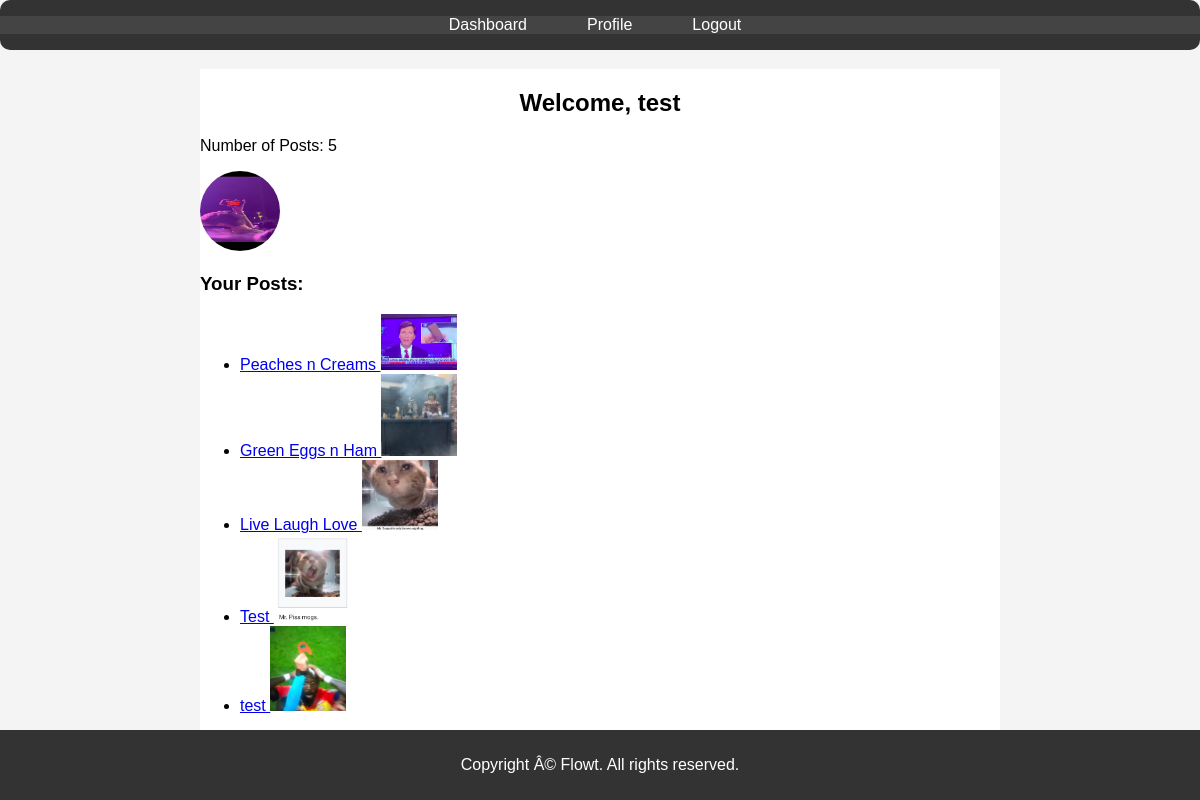
Page /account (signed in) on the earlier database version.
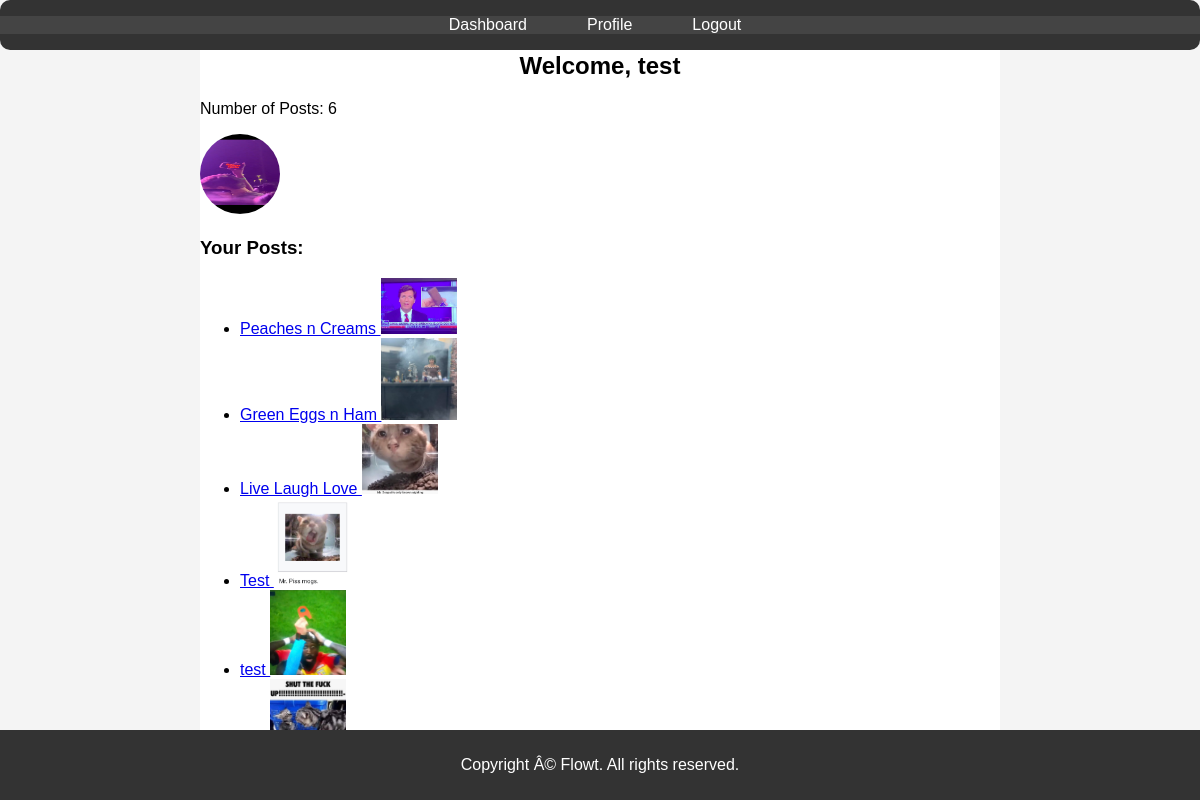
Same page on the later database version.
### FProj/backend.py (models this page shows, shortened)
class User(UserMixin, db.Model):
    id = db.Column(db.Integer, primary_key=True, autoincrement=True)
    username = db.Column(db.String(100), unique=True, nullable=False)
    password = db.Column(db.String(100), nullable=False)
    numPost = db.Column(db.Integer, default=0)
    profile_picture = db.Column(db.String(255))
    followers = db.Column(db.Integer, default=0, nullable=False)
    following = db.Column(db.Integer, default=0, nullable=False)
    following_relationships = db.relationship("UserFollowing", foreign_keys='UserFollowing.user_id', backref='user')

class Post(db.Model):
    id = db.Column(db.Integer, primary_key = True, autoincrement = True)
    title = db.Column(db.String, nullable = False)
    description = db.Column(db.String, nullable = False)
    ingredients = db.Column(db.String, nullable = False)
    label = db.Column(db.String(), nullable = False)
    picture = db.Column(db.String(), nullable = False)
    upvote = db.Column(db.Integer, default = 0, nullable = False)
    user_id = db.Column(db.Integer, db.ForeignKey('user.id'), nullable=False)
    user = db.relationship('User', backref=db.backref('posts', lazy=True))

### FProj/backend.py (the view)
@app.route('/account')
@login_required
def account():
    posts = current_user.posts
    num_posts = len(posts)
    return render_template('account.html', posts=posts, num_posts=num_posts)

### FProj/backend.py (called while the page is built)
@login_manager.user_loader
def load_user(user_id):
    return User.query.get(int(user_id))

### FProj/templates/account.html (shortened to what this page needs)
<!DOCTYPE html>
<html lang="en">
<head>
    <link rel="stylesheet" type="text/css" href="{{ url_for('static', filename='login.css') }}">
</head>
<body class="account-page">
    <header class="account-header">
        <nav class="account-nav">
            <ul>
                <li><a onclick="window.location.href='/main'">Dashboard</a></li>
                <li><a onclick="window.location.href='/account'">Profile</a></li>
                <li><a onclick="window.location.href='/login'">Logout</a></li>
            </ul>
        </nav>
    </header>
    <div class="container" style="background-color: white">
        <div class="user-info">
            <h2>Welcome, {{ current_user.username }}</h2>
            <p>Number of Posts: {{ num_posts }}</p>
            {% if current_user.profile_picture %}
                <img style="border-radius: 50px; width: 80px; height: 80px" src="{{ url_for('static', filename=current_user.profile_picture) }}">
            {% else %}
            <form action="/upload_profile_picture" method="POST" enctype="multipart/form-data">
                <input type="file" name="file" required>
                <button type="submit"> Submit </button>
            </form>
            {% endif %}
        </div>
        <div class="user-posts">
            <h3>Your Posts:</h3>
            <ul>
                {% for post in current_user.posts %}
                    <li>
                        <a href="{{ url_for('viewPost', post_id=post.id) }}">
                            {{ post.title }}
                        </a>
                        <img style="width: 10%; height: 10%"src="{{ url_for('static', filename=post.picture) }}" alt="Post Picture">
                    </li>
                {% endfor %}
            </ul>
        </div>
    </div>
    <footer class="account-footer">
        <p>Copyright Â© Flowt. All rights reserved.</p>
    </footer>
</body>
</html>

### FProj/static/login.css (style rules this page uses)
body { margin: 0; padding: 0; font-family: Arial, sans-serif; background-image: url('UC_Merced_at_night.jpg'); background-size: cover; display: flex; justify-content: center; align-items: center; height: 100vh; }
.container { max-width: 800px; margin: 0 auto; }
header { position: fixed; background-color: #f0f0f0; padding: 10px; border-radius: 10px; width: 100%; text-align: center; position: absolute; top: 0; left: 50%; transform: translateX(-50%); }
nav ul { list-style-type: none; margin: 0; padding: 0; text-align: center; }
nav ul li { display: inline; margin-right: 10px; }
nav ul li a { text-decoration: none; color: #333; }
h2 { text-align: center; }
body.account-page { font-family: Arial, sans-serif; margin: 0; padding: 0; background-color: #f4f4f4; }
.account-header { background-color: #333; color: #fff; text-align: center; padding: 1rem 0; }
.account-nav { background-color: #444; }
.account-nav ul { list-style-type: none; padding: 0; margin: 0; display: flex; justify-content: center; }
.account-nav ul li { margin-left: 20px; }
.account-nav ul li:first-child { margin-left: 0; }
.account-nav ul li a { text-decoration: none; color: #fff; padding: 10px 15px; border-radius: 5px; transition: background-color 0.3s ease; }
.account-footer { background-color: #333; color: #fff; text-align: center; padding: 10px 0; position: fixed; bottom: 0; width: 100%; }

Differences in the rows shown:
added Post: picture (picture)
Other differences:
{{ num_posts }}: "5" → "6"
